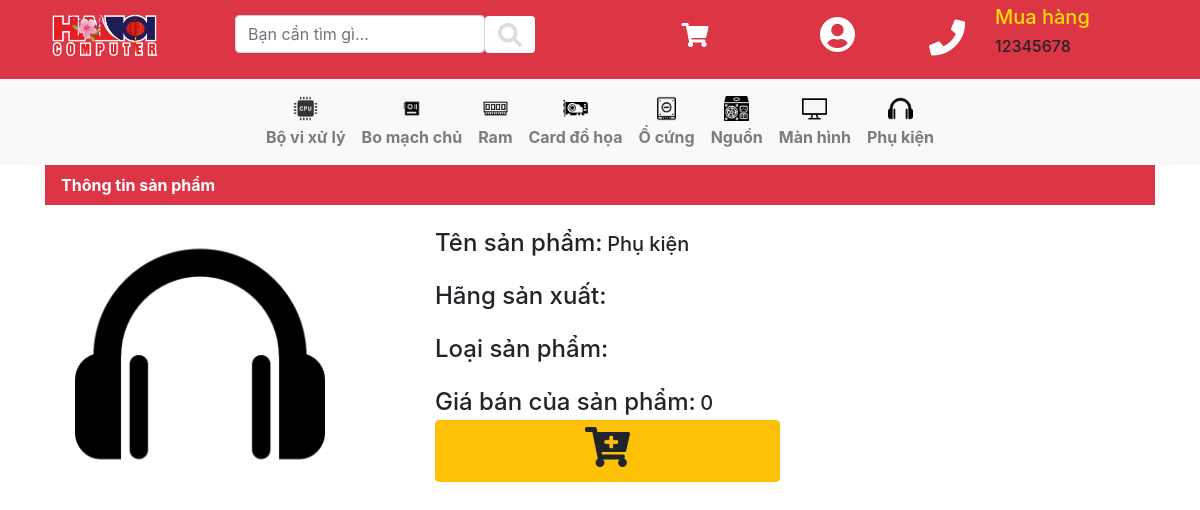
Screenshot of /website/item.php with the database file from the repository.
### tables this page shows
CREATE TABLE `lienhe` (
  `ID` int(11) NOT NULL,
  `Sdt` text,
  `DiaChi` text,
  `Email` text
);

CREATE TABLE `loaihang` (
  `IdLoaiHang` int(11) NOT NULL,
  `TenLoaiHang` text NOT NULL,
  `Title` text NOT NULL,
  `Img` text NOT NULL
);

### website/item.php (the view, shortened to what this page needs)
<?php
	include_once 'module/conn.php';
 ?>
<!DOCTYPE html>
<html>
<head>
    <link rel="stylesheet" type="text/css" href="css/bootstrap.min.css">
    <link rel="stylesheet" type="text/css" href="css/style.css">
    <link rel="stylesheet" type="text/css" href="css/new-product.css">
    <link rel="stylesheet" href="https://use.fontawesome.com/releases/v5.7.2/css/all.css">
</head>
<body>
	<?php
		include 'module/heder.php';
		include 'module/navbar.php';
	?>
	<div class="container">
		<ul class="nav nav-pills  bg-danger ">
        	<li>
                <dt class="nav-link text-white">Thông tin sản phẩm</dt>
        	</li>
    	</ul>
		<div class="col-12 pt-4">
			<div class="col-4 float-left">
				<img src="<?php echo $img ?>" alt="" width="250" hight="250">
			</div>
			<div class="col-8 float-right pl-5r">
				<SPAN class="h4">Tên sản phẩm:</SPAN>
				<span class="h5"> <?php echo "$name"; ?></span>
				<br>
				<br>
				<span class="h4">Hãng sản xuất:</span>
				<br>
				<br>
				<span class="h4">Loại sản phẩm:</span>
				<br>
				<br>
				<span class="h4">Giá bán của sản phẩm:</span>
				<?php if ($sale==0) { ?>
				<span class="h5"> <?php echo  number_format($price); ?> </span>
				<?php } ?>
				<form  method="get" accept-charset="utf-8">
                    <?php if (isset($_SESSION['IDtv'])) { ?>
                         <button type="button" id="<?php echo $ID; ?>" ID class="btn btn-warning mt-1 addcart btn-block w-50" >
                            <i class="fas fa-cart-plus h1"></i>
                        </button>
                    </button>
                    <?php } else { ?>
                         <button type="button" ID class="btn btn-warning mt-1 addcartno btn-block w-50" >
                            <i class="fas fa-cart-plus h1"></i>
                        </button>
                    <?php } ?>
                   </form>
			</div>
		</div>
	</div>
</body>
</html>

### website/module/heder.php (shortened to what this page needs)
<div class="header bg-danger ">
    <div class="container">
        <div class="row">
            <div class="col-md-2">
                <a href="index.php" title="">
                    <img src="img/logo_logo-hnc-tet3.png" class="img-fluid" alt="" width="120">
                </a>
            </div>
            <div class="col-md-4" id="search">
                <form class="form-inline " action="timkiem.php">
                    <input class="form-control timkiem" name="txttim" type="text" id="ipsearch" placeholder="Bạn cần tìm gì...">
                    <button class="btn bg-white" id="btsearch" type="submit" data-toggle="modal" data-target="#tim">
                        <i class="fas fa-search" style=""></i>
                    </button>
                </form>
            </div>
            <?php if (isset($_SESSION['IDtv'])) { ?>
            <div class="col-md-2 text-center">
                <a href="cart.php" title=""><i class=" fas fa-shopping-cart" id="cart"></i></a>
            </div>
            <?php } else { ?>
            <div class="col-md-2 text-center">
                <a  title="" class="addcartno"><i class=" fas fa-shopping-cart" id="cart"></i></a>
            </div>
            <?php } ?>
            <div class="col-md-1 text-center">
                <div class="dropdown" >
                    <button class="btn dropdown" type="button" id="login" data-toggle="dropdown" aria-haspopup="true" aria-expanded="false">
                        <i class="fas fa-user-circle" id="user"></i>
                    </button>
                </div>
            </div>
            <div class="col-md-1 text-md-right ">
                <p id="phone"><i class="fas fa-phone" style=""></p></i>
            </div>
            <div class="col-md-2 ">
                <h5 style="color: #FFDC00">Mua hàng</h5>
                <?php
                    foreach($con->query("select * from lienhe") as $row){
                    $num=$row['Sdt'];
                ?>
                <h5 style="color: #AAAAAA"><h6><?php echo "$num"; ?></h6></h5>
            <?php } ?>
            </div>
        </div>
    </div>
</div>

### website/module/navbar.php (shortened to what this page needs)
<nav class="navbar navbar-expand-md navbar-light bg-faded mybar bg-light ">
    <div class="d-md-flex d-block w-100">
        <div class="collapse navbar-collapse mx-auto w-auto justify-content-center" id="navbarNavAltMarkup">
            <div class="navbar-nav">
                <?php
        foreach($con->query('select * from loaihang') as $row)
        {
            $ID=$row['IdLoaiHang'];
            $name=$row['Title'];
            $img=$row['Img'];
        ?>
                <li class="nav-item text-center fl">
                    <a class="nav-link text-center flex-last" href="index.php?action=item&item=<?php echo"$ID"; ?>&typesp=<?php echo"$name" ?> ">
                        <img width="25" height="25" src="<?php echo " $img"; ?>">
                        <dt class="pt-1">
                            <?php echo "$name"; ?></dt>
                    </a>
                </li>
                <?php } ?>
            </div>
        </div>
    </div>
</nav>

### website/css/style.css (style rules this page uses)
.header { line-height: 50px; padding-top: 5px; }
#search { position: relative; }
#ipsearch, #btsearch { margin-top: 10px; }
#btsearch { line-height: 15px; height: 37px; margin-right: 5px; color: #ddd; }
#ipsearch { width: 250px; }
#btsearch { font-size: 24px; }
#cart { font-size: 32px; line-height: 60px; color: #fff; }
#user { font-size: 36px; line-height: 45px; color: #fff; }
#phone { font-size: 36px; color: #fff; }
* { margin: 0; padding: 0; }

### rows the page displays
lienhe: Sdt "12345678"
loaihang: Img (picture), Title "Bộ vi xử lý"
loaihang: Img (picture), Title "Bo mạch chủ"
loaihang: Img (picture), Title "Ram"
loaihang: Img (picture), Title "Card đồ họa"
loaihang: Img (picture), Title "Ổ cứng"
loaihang: Img (picture), Title "Nguồn"
loaihang: Img (picture), Title "Màn hình"
loaihang: Img (picture), Title "Phụ kiện"

### other values shown
$price "0"
